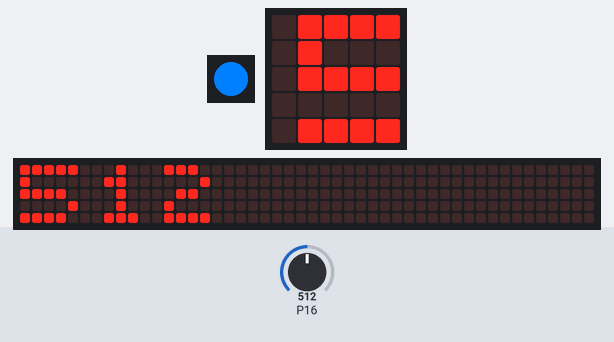
The program below on a simulated Calliope mini (MakeCode). On the bench: 1 RGB LEDs in strip order, left to right, the board's 5×5 LED display, a strip that is not on the board, showing the scrolling text unrolled. The inputs (shaded band) are chosen by the test bench; at power-on: P16 = 512 (analog values on the 0–1023 scale). The 48×5 strip is a reading aid, not a part: it shows the text the display is scrolling, unrolled, one strip-width of it at a time.

Above: at 1.67 s.
1.7 s: P16 set to 0
At 7.5 s:
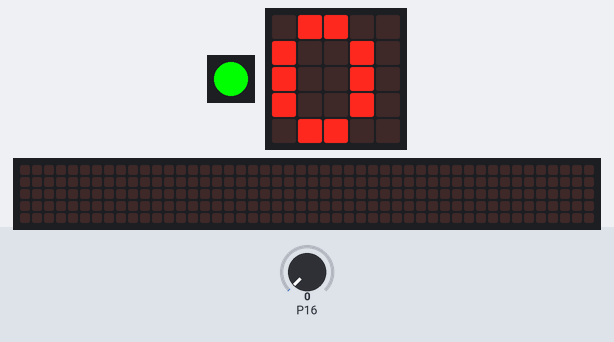
7.8 s: P16 set to 710
At 13.4 s:
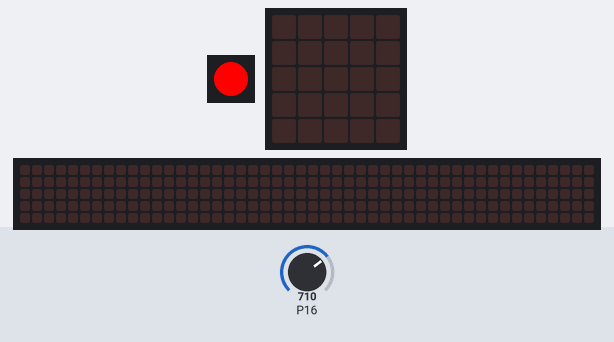
13.6 s: P16 set to 690
At 18.1 s:
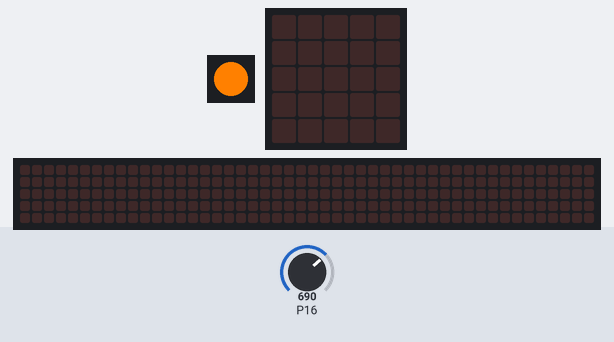
Timing chart, 0 to 19.6 s (numbered marks = the images above; inputs shaded):
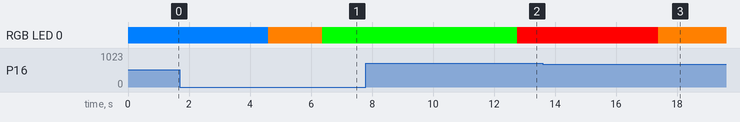

Measured:
- after the input at 7.8 s, RGB LED 0: RGB(0, 255, 0) → RGB(255, 0, 0) after 5.0 s; the display: first changes after 1.4 s (image 2 shows a later state)

The program:

main.ts
```typescript
let Luftmessung = 0
basic.setLedColor(0x007fff)
basic.forever(function () {
    basic.pause(1000)
    Luftmessung = pins.analogReadPin(AnalogPin.C16)
    basic.showNumber(Luftmessung)
    if (Luftmessung < 100) {
        basic.setLedColor(0x00ff00)
    } else {
        if (Luftmessung > 100 && Luftmessung < 400) {
            basic.setLedColor(0xffff00)
        } else {
            if (Luftmessung > 400 && Luftmessung < 700) {
                basic.setLedColor(0xff8000)
            } else {
                basic.setLedColor(0xff0000)
            }
        }
    }
})
```

test.ts
```typescript
// Hier kann man Tests durchführen; diese Datei wird nicht kompiliert, wenn dieses Paket als Erweiterung verwendet wird.
```
